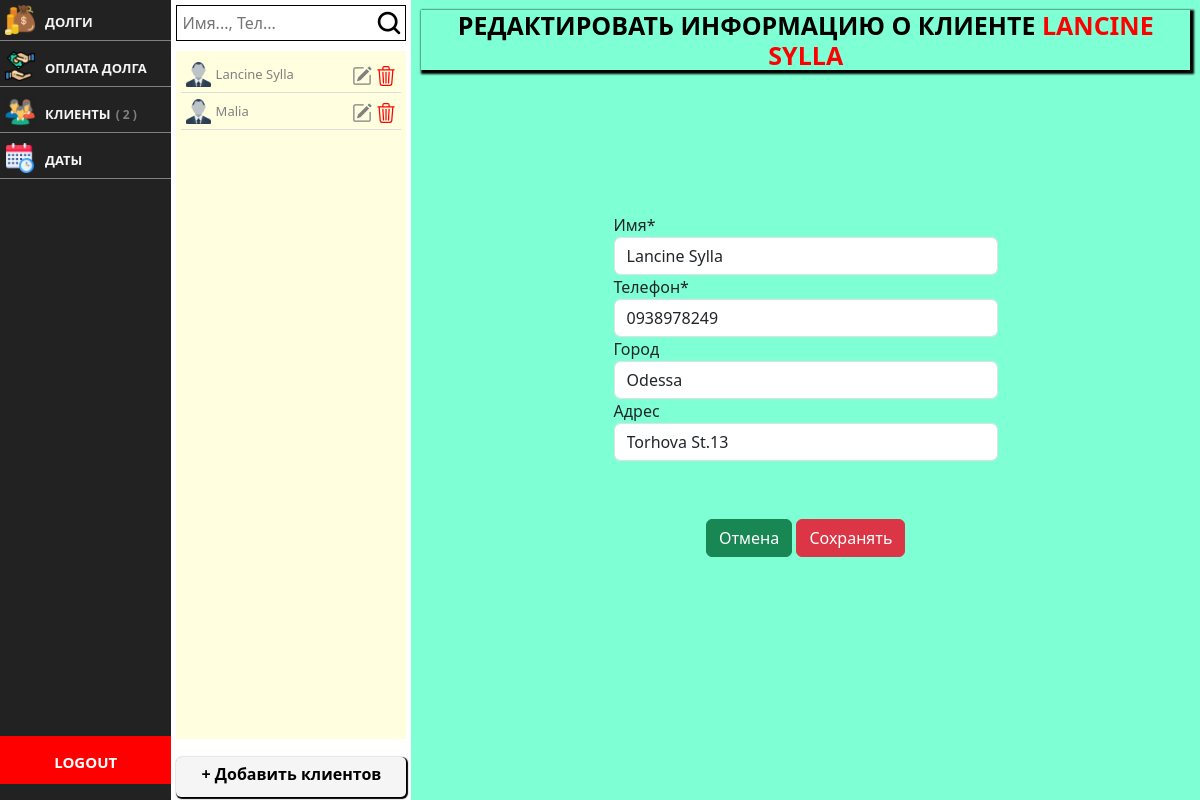
/edit-clients/8/, run on the app's committed database.
### app/models.py (models this page shows, shortened)
class Client(models.Model):
    nom = models.CharField(max_length=250, verbose_name="Имя", unique=True)
    slug = AutoSlugField(populate_from='nom', unique=True)
    numero = models.CharField(max_length=250, verbose_name="Телефон", unique=True)
    ville = models.CharField(max_length=250, verbose_name="Город", blank=True)
    adresse = models.CharField(max_length=250, verbose_name="Адрес", blank=True)
    class Meta:
        ordering = ('nom',)
    def get_absolute_url(self):
        return reverse('app:credit_client', args=[self.slug])

### app/views.py (the view, shortened to what this page needs)
# urls.py: path('edit-clients/<int:pk>/', views.EditClient.as_view(), name='edit-client'),
class EditClient(UpdateView):
    model = Client
    template_name = 'app/edit_clients.html'
    fields = ['nom', 'numero', 'ville', 'adresse']
    def get_context_data(self, *args, **kwargs):
        context = super(EditClient, self).get_context_data(*args, **kwargs)
        context['clients'] = Client.objects.all().order_by('nom')
        return context

### app/templates/app/edit_clients.html (shortened to what this page needs)
{% extends 'base.html' %}
{% load static %}
{% load crispy_forms_tags %}
{% block body %}
    <div class="container-client">
    {% include 'includes/menu.html' %}
    <div class="cadre-client">
        <div class="client-list">
            {% include 'includes/menu_clients.html' %}
        </div>
        <div class="client-credit-paiement" style="background-color: aquamarine">
            <div class="cadre-form" style="background-color: aquamarine">
                <h1>
                    Редактировать информацию о клиенте <span
                >{{ object.nom }}</span>
                </h1><br>
                <form method="post" enctype="multipart/form-data">
                    {{ form|crispy }}
                    <br><br>
                    <div class="form-group" style="margin: 10px; text-align: center">
                        <a class="btn btn-success" href="{% url 'app:clients' %}">Отмена</a>
                        <button class="btn btn-danger" type="submit">Сохранять</button>
                    </div>
                </form>
            </div>
        </div>
    </div>
{% endblock body %}

### app/templates/includes/menu_clients.html (shortened to what this page needs)
{% load static %}
{% load class_name %}
<form style="" method='get' action="{% url 'app:search-client' %}" class="" role="search">
    <input class="search-form" style="background-image: url( '{% static 'app/img/search.png' %}')"
           name="q"
           type="search" minlength="1" placeholder="Имя..., Тел..."
    />
</form>
<div class="list">
    {% if  query %}
        {% for client in object_list %}
            {% with  client|class_name as klass %}
                <li><img src="{% static 'app/img/user.png' %}"> <a
                        href="{{ client.get_absolute_url }}">{{ client.nom }}</a>
                    <span>
                 <a href="{% url 'app:edit-client' client.id %}"> <svg xmlns="http://www.w3.org/2000/svg"
                                                                       fill="currentColor"
                                                                       class="bi bi-pencil-square" viewBox="0 0 16 16">
                                                <path d="M15.502 1.94a.5.5 0 0 1 0 .706L14.459 3.69l-2-2L13.502.646a.5.5 0 0 1 .707 0l1.293 1.293zm-1.75 2.456-2-2L4.939 9.21a.5.5 0 0 0-.121.196l-.805 2.414a.25.25 0 0 0 .316.316l2.414-.805a.5.5 0 0 0 .196-.12l6.813-6.814z"/>
                                                <path fill-rule="evenodd"
                                                      d="M1 13.5A1.5 1.5 0 0 0 2.5 15h11a1.5 1.5 0 0 0 1.5-1.5v-6a.5.5 0 0 0-1 0v6a.5.5 0 0 1-.5.5h-11a.5.5 0 0 1-.5-.5v-11a.5.5 0 0 1 .5-.5H9a.5.5 0 0 0 0-1H2.5A1.5 1.5 0 0 0 1 2.5v11z"/>
                                            </svg></a>
                 <a href="{% url 'app:delete-client' client.id %}"><svg style="color: red"
                                                                        xmlns="http://www.w3.org/2000/svg"
                                                                        fill="currentColor"
                                                                        class="bi bi-trash3" viewBox="0 0 16 16">
                                                <path d="M6.5 1h3a.5.5 0 0 1 .5.5v1H6v-1a.5.5 0 0 1 .5-.5ZM11 2.5v-1A1.5 1.5 0 0 0 9.5 0h-3A1.5 1.5 0 0 0 5 1.5v1H2.506a.58.58 0 0 0-.01 0H1.5a.5.5 0 0 0 0 1h.538l.853 10.66A2 2 0 0 0 4.885 16h6.23a2 2 0 0 0 1.994-1.84l.853-10.66h.538a.5.5 0 0 0 0-1h-.995a.59.59 0 0 0-.01 0H11Zm1.958 1-.846 10.58a1 1 0 0 1-.997.92h-6.23a1 1 0 0 1-.997-.92L3.042 3.5h9.916Zm-7.487 1a.5.5 0 0 1 .528.47l.5 8.5a.5.5 0 0 1-.998.06L5 5.03a.5.5 0 0 1 .47-.53Zm5.058 0a.5.5 0 0 1 .47.53l-.5 8.5a.5.5 0 1 1-.998-.06l.5-8.5a.5.5 0 0 1 .528-.47ZM8 4.5a.5.5 0 0 1 .5.5v8.5a.5.5 0 0 1-1 0V5a.5.5 0 0 1 .5-.5Z"/>
                                            </svg></a>
            </span>
                </li>
            {% endwith %}
        {% empty %}
        {% endfor %}
    {% else %}
        {% for client in clients %}
            <li><img src="{% static 'app/img/user.png' %}"> <a href="{{ client.get_absolute_url }}">{{ client.nom }}</a>
                <span>
                 <a href="{% url 'app:edit-client' client.id %}"> </a>
                 <a href="{% url 'app:delete-client' client.id %}"></a>
            </span>
            </li>
        {% endfor %}
    {% endif %}
</div>
<a href="{% url 'app:add-client' %}" class="add-client">+ Добавить клиентов</a>

### app/static/app/css/style.css (style rules this page uses)
.cadre-form { width: 100%; height: 86vh; display: flex; flex-direction: column; background-color: wheat; padding: 10px; }
.cadre-form h1 { text-align: center; color: black; font-weight: bold; box-shadow: 2px 2px 2px 2px black; font-size: 25px; text-transform: uppercase; }
.cadre-form h1 span { font-weight: bold; text-transform: uppercase; color: red }
.cadre-form form { width: 50%; margin: auto; }
.cadre-client { width: 100%; display: flex; flex-direction: row; justify-content: space-between; }
.container-client { display: flex; flex-direction: row; width: 100%; height: 100vh; }
.client-list { width: 300px; margin: 5px; }
.list { height: 86vh; background-color: lightyellow; padding: 5px; margin-top: 10px; overflow: auto; }
.list li { display: block; border-bottom: 1px solid gainsboro; padding: 5px; }
.list a { text-decoration: none; font-size: 13px; color: grey; }
.list li img { width: 25px; height: 25px; }
.list li svg { width: 20px; height: 20px; }
.list li span { float: right; }
.add-client { height: 5vh; text-align: center; display: block; background-color: whitesmoke; padding: 5px; margin-top: 18px; text-decoration: none; border-radius: 5px; color: black; font-weight: bold; box-shadow: 1px 1px 1px 1px black; }
.client-credit-paiement { width: 100%; height: 100vh; display: flex; flex-direction: column; justify-content: space-between; background-color: whitesmoke; }
.search-form { width: 100%; margin: auto; padding: 5px; background-repeat: no-repeat; background-position: right; border: 1px solid black; }

### data on the page
Client: nom "Lancine Sylla", nom "LANCINE SYLLA", numero "0938978249", ville "Odessa", adresse "Torhova St.13"
Client: nom "Malia"

### other printed values
{{ clients.count }} "2"
